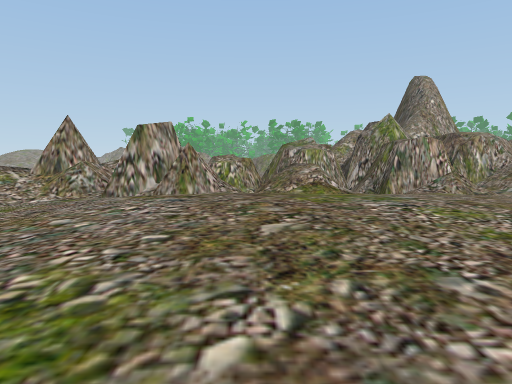
view 1 (above)

20 first-person views from a walk through a scene from a Unity 3-D project. The camera is 1.2 m above the floor, tilts 4° down and sees 70° across. The floor is counted in squares, 2 m on a side. Each view is taken from the middle of a square. On the plan, view 1 faces up. The plan holds only what a view shows up to about 10 squares ahead; the rest is blank. The place goes on beyond the plan. Some animated figures are left out. Some surface patterns are stand-ins.

view 2
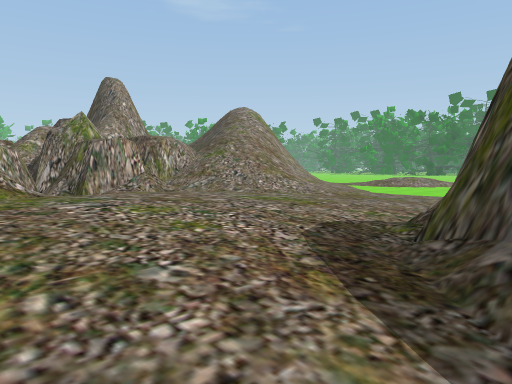

view 3
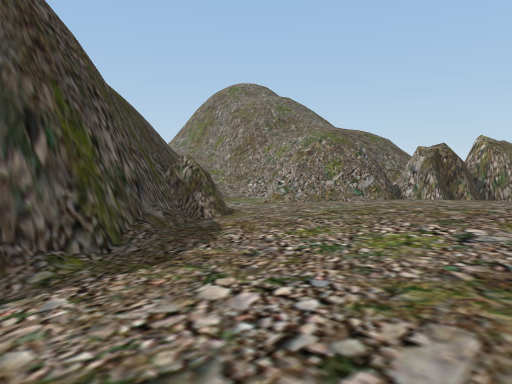

view 4
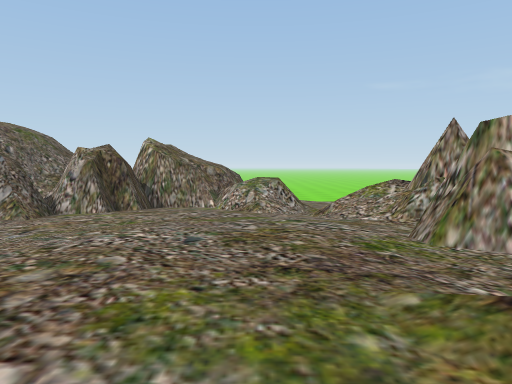

view 5
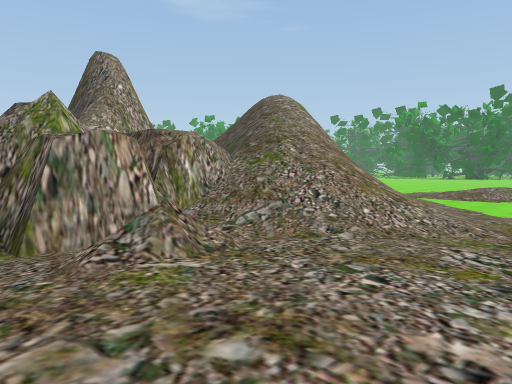

view 6
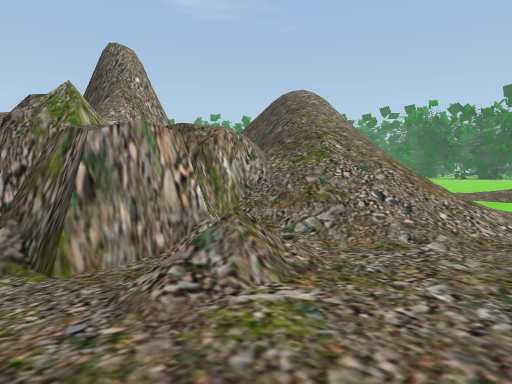

view 7
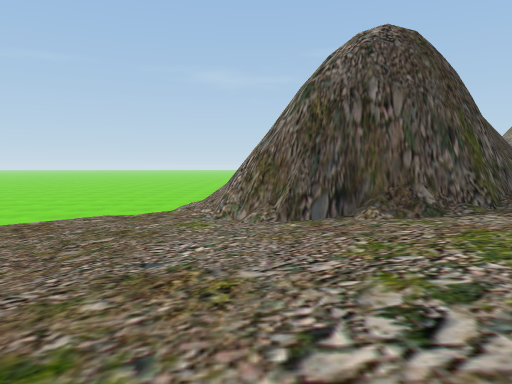

view 8
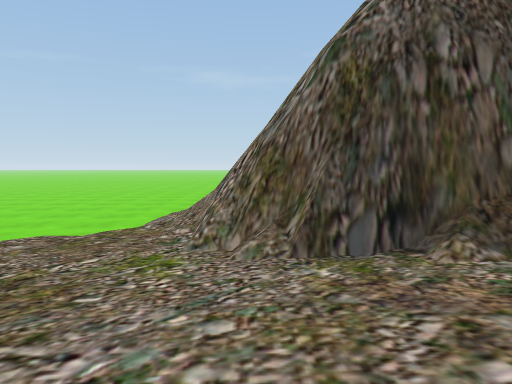

view 9
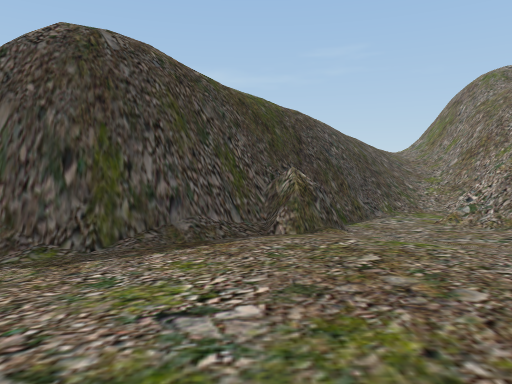

view 10
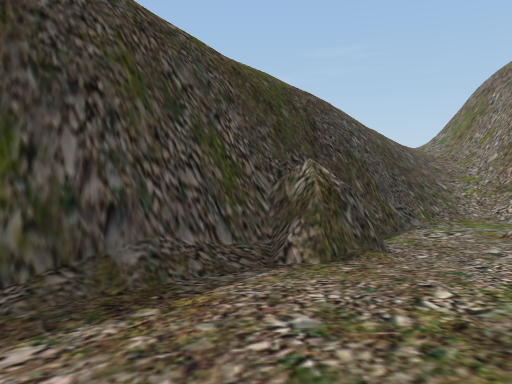

view 11
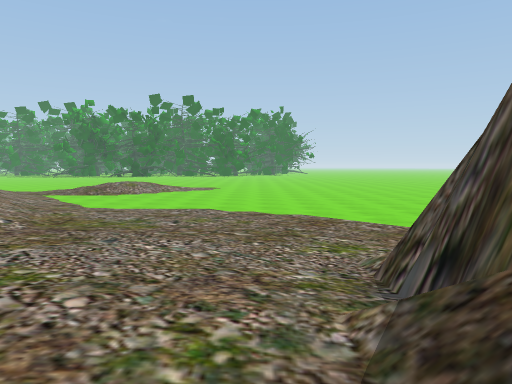

view 12
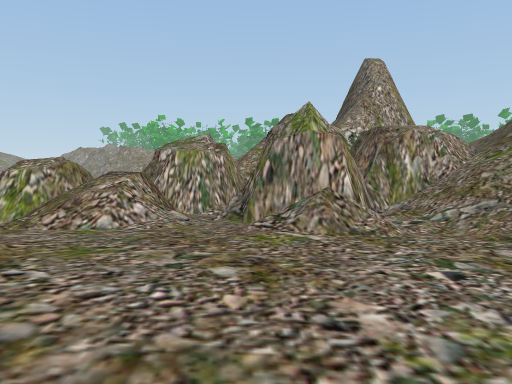

view 13
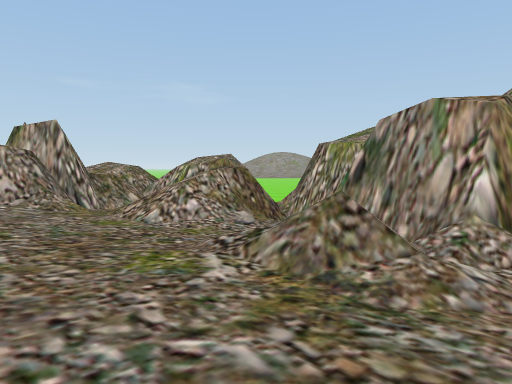

view 14
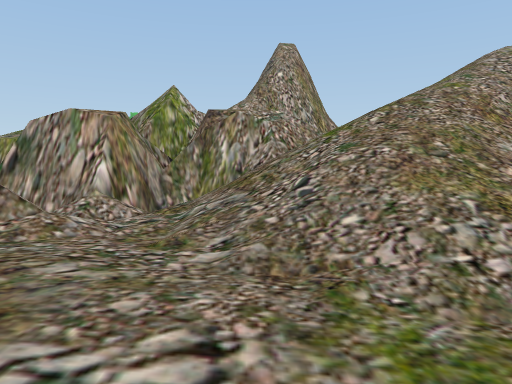

view 15
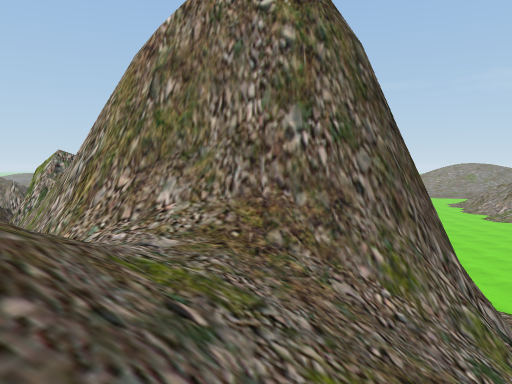

view 16
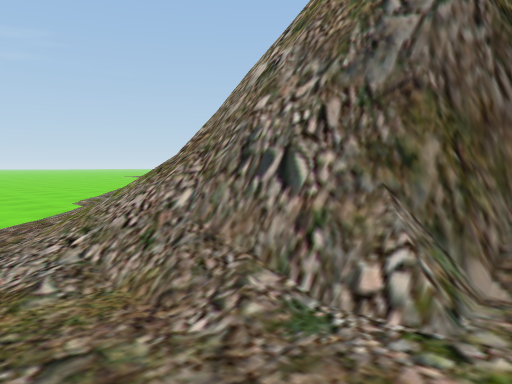

view 17
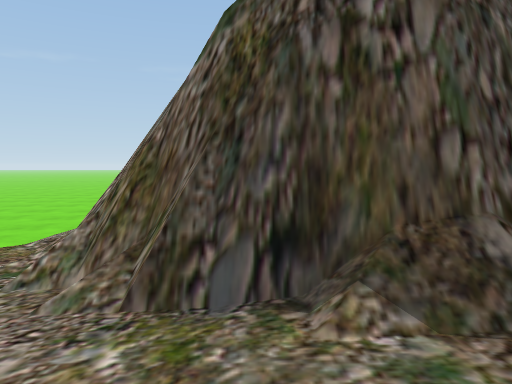

view 18
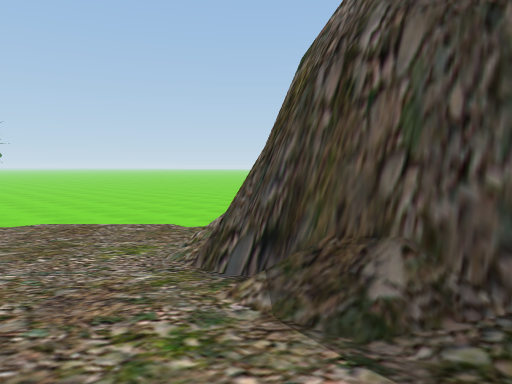

view 19
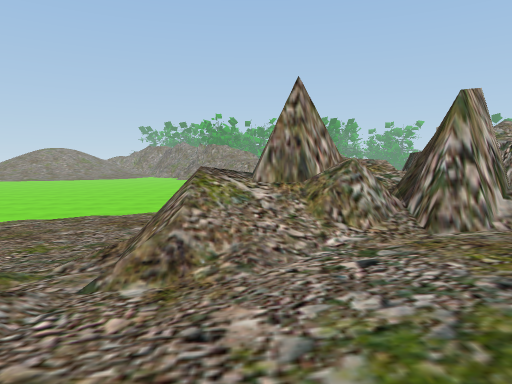

view 20
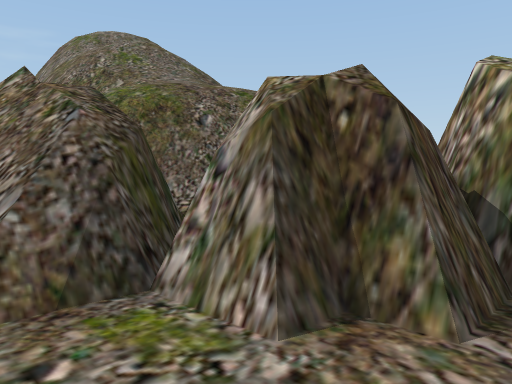

### Floor plan
Key: @ floor where view 1 was taken; # wall or solid block; x gap in a wall; . main floor; : floor 0.25 m higher than the main floor; + floor 0.5 m higher than the main floor; * floor 0.75 m higher than the main floor; % floor 1 m higher than the main floor; / step, stairs or slope; = window, fence, low wall or low ledge; ^ raised ledge; v drop or lower ground.
Columns run from 10 left of view 1 to 13 right of it. Each row starts with its distance up from view 1.
 18                   ##/
 17                   ^#/
 16                   ^////
 15                 ^^^///
 14                 =^#/
 13 .....          /==///
 12 .....       =##v#  =//
 11 .....      ####v  ////
 10  ....    ######v##///=
  9   ...   =## /###=////
  8   ...   ##==/##/////////
  7    ..=####/////+///////.
  6    ..//=##/*/**+//////..
  5     =////%%/%%**////....
  4   # ////%%%%%%*+//:.....
  3   ##/++//%%%%*//+:......
  2   ##:+++///////+::......
  1   ####++////#x###.......
  0     ##=::/@##   #/......
 -1   //##=:::##    ./......
 -2   // =//..#.    #/......
 -3      #=/.##      /.....
 -4       /.##      /......
 -5      //##       .......
 -6      ///       /.......
 -7      //        ...  ..
 -8               /..
 -9               ...
-10                ..

Positions as (right, up) in squares from view 1, and headings:
1: (0, 0), facing up
2: (0, 0), facing up-right
3: (4, 4), facing down-left
4: (2, 4), facing left
5: (2, 4), facing up-right
6: (2, 5), facing up-right
7: (6, 6), facing down
8: (6, 4), facing down
9: (1, 5), facing down
10: (1, 3), facing down
11: (3, 2), facing right
12: (3, 3), facing up
13: (5, 5), facing up-left
14: (6, 4), facing up
15: (12, 16), facing left
16: (8, 1), facing down-left
17: (5, 3), facing down
18: (3, 3), facing down-right
19: (-4, 3), facing up
20: (-4, 2), facing down-left
